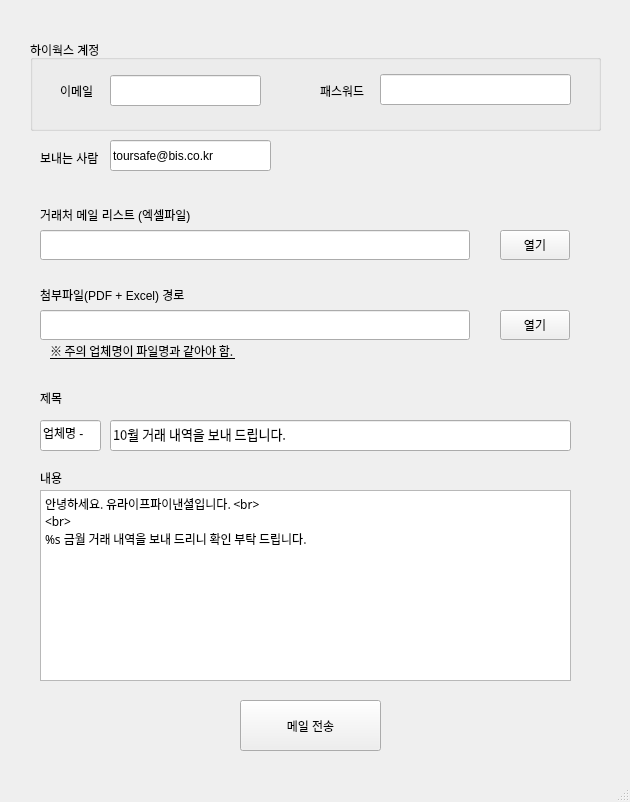
<?xml version="1.0" encoding="UTF-8"?>
<ui version="4.0">
 <class>MainWindow</class>
 <widget class="QMainWindow" name="MainWindow">
  <property name="geometry">
   <rect>
    <x>0</x>
    <y>0</y>
    <width>630</width>
    <height>802</height>
   </rect>
  </property>
  <property name="windowTitle">
   <string>MainWindow</string>
  </property>
  <widget class="QWidget" name="centralwidget">
   <widget class="QGroupBox" name="groupBox">
    <property name="geometry">
     <rect>
      <x>30</x>
      <y>40</y>
      <width>571</width>
      <height>91</height>
     </rect>
    </property>
    <property name="title">
     <string>하이웍스 계정</string>
    </property>
    <widget class="QLabel" name="label_3">
     <property name="geometry">
      <rect>
       <x>30</x>
       <y>40</y>
       <width>48</width>
       <height>21</height>
      </rect>
     </property>
     <property name="text">
      <string>이메일</string>
     </property>
    </widget>
    <widget class="QLabel" name="label_4">
     <property name="geometry">
      <rect>
       <x>290</x>
       <y>40</y>
       <width>61</width>
       <height>21</height>
      </rect>
     </property>
     <property name="text">
      <string>패스워드</string>
     </property>
    </widget>
    <widget class="QLineEdit" name="id_edit">
     <property name="geometry">
      <rect>
       <x>80</x>
       <y>35</y>
       <width>151</width>
       <height>31</height>
      </rect>
     </property>
     <property name="text">
      <string/>
     </property>
    </widget>
    <widget class="QLineEdit" name="pass_edit">
     <property name="geometry">
      <rect>
       <x>350</x>
       <y>34</y>
       <width>191</width>
       <height>31</height>
      </rect>
     </property>
     <property name="echoMode">
      <enum>QLineEdit::Password</enum>
     </property>
    </widget>
   </widget>
   <widget class="QLabel" name="label_5">
    <property name="geometry">
     <rect>
      <x>40</x>
      <y>207</y>
      <width>171</width>
      <height>16</height>
     </rect>
    </property>
    <property name="text">
     <string>거래처 메일 리스트 (엑셀파일)</string>
    </property>
   </widget>
   <widget class="QLineEdit" name="list_edit">
    <property name="geometry">
     <rect>
      <x>40</x>
      <y>230</y>
      <width>430</width>
      <height>30</height>
     </rect>
    </property>
   </widget>
   <widget class="QPushButton" name="list_btn">
    <property name="geometry">
     <rect>
      <x>500</x>
      <y>230</y>
      <width>70</width>
      <height>30</height>
     </rect>
    </property>
    <property name="text">
     <string>열기</string>
    </property>
   </widget>
   <widget class="QLabel" name="label_6">
    <property name="geometry">
     <rect>
      <x>40</x>
      <y>287</y>
      <width>161</width>
      <height>16</height>
     </rect>
    </property>
    <property name="text">
     <string>첨부파일(PDF + Excel) 경로</string>
    </property>
   </widget>
   <widget class="QLineEdit" name="attach_edit">
    <property name="geometry">
     <rect>
      <x>40</x>
      <y>310</y>
      <width>430</width>
      <height>30</height>
     </rect>
    </property>
   </widget>
   <widget class="QPushButton" name="attach_btn">
    <property name="geometry">
     <rect>
      <x>500</x>
      <y>310</y>
      <width>70</width>
      <height>30</height>
     </rect>
    </property>
    <property name="text">
     <string>열기</string>
    </property>
   </widget>
   <widget class="QPushButton" name="send_btn">
    <property name="enabled">
     <bool>true</bool>
    </property>
    <property name="geometry">
     <rect>
      <x>240</x>
      <y>700</y>
      <width>141</width>
      <height>51</height>
     </rect>
    </property>
    <property name="text">
     <string>메일 전송</string>
    </property>
   </widget>
   <widget class="QLabel" name="label">
    <property name="geometry">
     <rect>
      <x>40</x>
      <y>390</y>
      <width>48</width>
      <height>16</height>
     </rect>
    </property>
    <property name="text">
     <string>제목</string>
    </property>
   </widget>
   <widget class="QLineEdit" name="subject_edit">
    <property name="geometry">
     <rect>
      <x>110</x>
      <y>420</y>
      <width>461</width>
      <height>31</height>
     </rect>
    </property>
    <property name="font">
     <font>
      <family>나눔고딕</family>
      <pointsize>10</pointsize>
     </font>
    </property>
    <property name="text">
     <string>10월 거래 내역을 보내 드립니다.</string>
    </property>
   </widget>
   <widget class="QTextEdit" name="body_edit">
    <property name="geometry">
     <rect>
      <x>40</x>
      <y>490</y>
      <width>531</width>
      <height>191</height>
     </rect>
    </property>
    <property name="font">
     <font>
      <family>나눔고딕</family>
      <pointsize>10</pointsize>
     </font>
    </property>
    <property name="html">
     <string>&lt;!DOCTYPE HTML PUBLIC &quot;-//W3C//DTD HTML 4.0//EN&quot; &quot;http://www.w3.org/TR/REC-html40/strict.dtd&quot;&gt;
&lt;html&gt;&lt;head&gt;&lt;meta name=&quot;qrichtext&quot; content=&quot;1&quot; /&gt;&lt;meta charset=&quot;utf-8&quot; /&gt;&lt;style type=&quot;text/css&quot;&gt;
p, li { white-space: pre-wrap; }
hr { height: 1px; border-width: 0; }
li.unchecked::marker { content: &quot;\2610&quot;; }
li.checked::marker { content: &quot;\2612&quot;; }
&lt;/style&gt;&lt;/head&gt;&lt;body style=&quot; font-family:'나눔고딕'; font-size:10pt; font-weight:400; font-style:normal;&quot;&gt;
&lt;p style=&quot; margin-top:0px; margin-bottom:0px; margin-left:0px; margin-right:0px; -qt-block-indent:0; text-indent:0px;&quot;&gt;&lt;span style=&quot; font-family:'맑은 고딕'; font-size:9pt;&quot;&gt;안녕하세요. 유라이프파이낸셜입니다. &amp;lt;br&amp;gt;&lt;/span&gt;&lt;/p&gt;
&lt;p style=&quot; margin-top:0px; margin-bottom:0px; margin-left:0px; margin-right:0px; -qt-block-indent:0; text-indent:0px;&quot;&gt;&lt;span style=&quot; font-family:'맑은 고딕'; font-size:9pt;&quot;&gt;&amp;lt;br&amp;gt;&lt;/span&gt;&lt;/p&gt;
&lt;p style=&quot; margin-top:0px; margin-bottom:0px; margin-left:0px; margin-right:0px; -qt-block-indent:0; text-indent:0px;&quot;&gt;&lt;span style=&quot; font-family:'맑은 고딕'; font-size:9pt;&quot;&gt;%s 금월 거래 내역을 보내 드리니 확인 부탁 드립니다.&lt;/span&gt;&lt;/p&gt;
&lt;p style=&quot;-qt-paragraph-type:empty; margin-top:0px; margin-bottom:0px; margin-left:0px; margin-right:0px; -qt-block-indent:0; text-indent:0px; font-family:'맑은 고딕'; font-size:9pt;&quot;&gt;&lt;br /&gt;&lt;/p&gt;
&lt;p style=&quot;-qt-paragraph-type:empty; margin-top:0px; margin-bottom:0px; margin-left:0px; margin-right:0px; -qt-block-indent:0; text-indent:0px; font-family:'맑은 고딕'; font-size:9pt;&quot;&gt;&lt;br /&gt;&lt;/p&gt;
&lt;p style=&quot;-qt-paragraph-type:empty; margin-top:0px; margin-bottom:0px; margin-left:0px; margin-right:0px; -qt-block-indent:0; text-indent:0px; font-family:'맑은 고딕'; font-size:9pt;&quot;&gt;&lt;br /&gt;&lt;/p&gt;&lt;/body&gt;&lt;/html&gt;</string>
    </property>
   </widget>
   <widget class="QLabel" name="label_2">
    <property name="geometry">
     <rect>
      <x>40</x>
      <y>470</y>
      <width>48</width>
      <height>16</height>
     </rect>
    </property>
    <property name="text">
     <string>내용</string>
    </property>
   </widget>
   <widget class="QLabel" name="label_7">
    <property name="geometry">
     <rect>
      <x>50</x>
      <y>343</y>
      <width>291</width>
      <height>16</height>
     </rect>
    </property>
    <property name="font">
     <font>
      <family>나눔고딕</family>
      <underline>true</underline>
     </font>
    </property>
    <property name="text">
     <string>※ 주의 업체명이 파일명과 같아야 함. </string>
    </property>
   </widget>
   <widget class="QLabel" name="label_8">
    <property name="geometry">
     <rect>
      <x>40</x>
      <y>150</y>
      <width>71</width>
      <height>16</height>
     </rect>
    </property>
    <property name="text">
     <string>보내는 사람</string>
    </property>
   </widget>
   <widget class="QLineEdit" name="sender_edit">
    <property name="geometry">
     <rect>
      <x>110</x>
      <y>140</y>
      <width>161</width>
      <height>31</height>
     </rect>
    </property>
    <property name="text">
     <string>toursafe@bis.co.kr</string>
    </property>
   </widget>
   <widget class="QLineEdit" name="lineEdit">
    <property name="geometry">
     <rect>
      <x>40</x>
      <y>420</y>
      <width>61</width>
      <height>31</height>
     </rect>
    </property>
    <property name="autoFillBackground">
     <bool>false</bool>
    </property>
    <property name="text">
     <string>업체명 - </string>
    </property>
    <property name="readOnly">
     <bool>true</bool>
    </property>
   </widget>
  </widget>
  <widget class="QMenuBar" name="menubar">
   <property name="geometry">
    <rect>
     <x>0</x>
     <y>0</y>
     <width>630</width>
     <height>22</height>
    </rect>
   </property>
  </widget>
  <widget class="QStatusBar" name="statusbar"/>
 </widget>
 <resources/>
 <connections/>
</ui>
